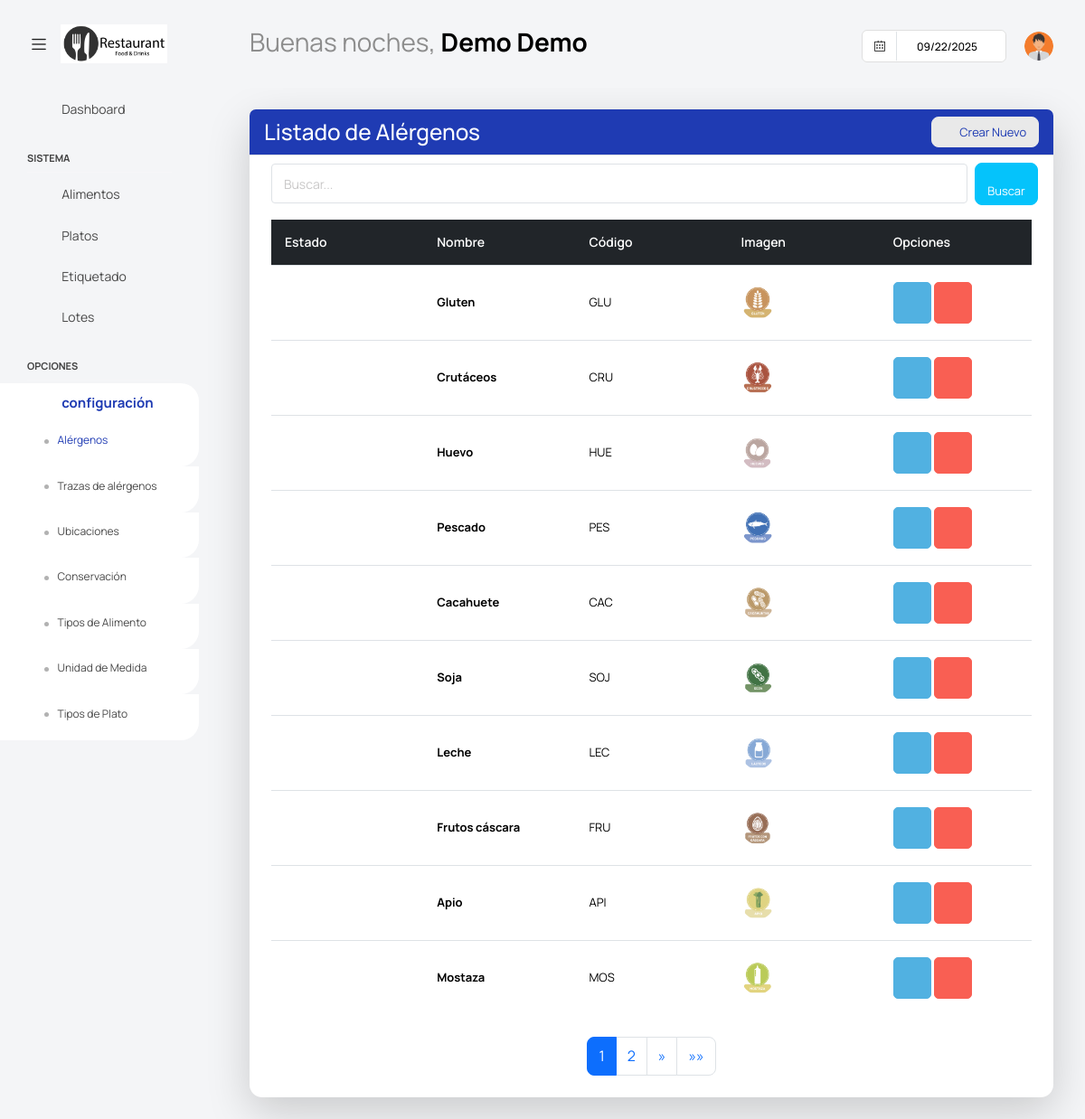
Screenshot of /dashuser/alergenos_lista/ (signed in) with the database file from the repository.
### app/super/models.py (models this page shows, shortened)
class UserProfile(models.Model):
    centro = models.ForeignKey('Centros' ,on_delete=models.CASCADE, null=True, blank =True)
    user = models.OneToOneField(User, on_delete=models.CASCADE)
    username = models.CharField(max_length=100)
    password = models.CharField(max_length=100)
    nombre = models.CharField(max_length=100)
    apellidos = models.CharField(max_length=100)
    cargo = models.CharField(max_length=100, blank=True, null=True)
    imagen = models.ImageField(default='users/default.png', upload_to='users/', null=True, blank =True)
    estado =models.BooleanField(default=True)

### app/dashuser/models.py (models this page shows, shortened)
class Alergenos(ModeloBaseCentro):
    nombre = models.CharField('Nombre', max_length=100)
    codigo = models.CharField(max_length=10, blank=True, null=True)
    imagen = models.ImageField(default='alergenos/default.jpg', upload_to='alergenos/', blank=True, null=True)
    estado = models. BooleanField(default=True)
    class Meta:
        verbose_name = 'Alergeno'
        verbose_name_plural = "Alergenos"
        unique_together = ('nombre', 'centro')  # Evitamos duplicados de alérgenos en el mismo centro

### app/dashuser/views.py (the view)
# urls.py: path('alergenos_lista/', AlergenosList.as_view(), name='AlergenosList'),
class AlergenosList(PaginationMixin, LoginRequiredMixin, ListView):
    model = Alergenos
    template_name = 'dashuser/listar_alergenos.html'
    context_object_name = 'alergenos'
    paginate_by = 10  # Número de registros por página
    def get_queryset(self):
        try:
            user_profile = UserProfile.objects.filter(user=self.request.user).first()
            if user_profile and user_profile.centro:
                centro = user_profile.centro
                queryset = Alergenos.objects.filter(centro=centro).order_by('id')
                search_query = self.request.GET.get('buscar')
                if search_query:
                    queryset = queryset.filter(
                        Q(nombre__icontains=search_query) |
                        Q(codigo__icontains=search_query)
                    )
                return queryset
            else:
                return Alergenos.objects.none()
        except ObjectDoesNotExist:
            return Alergenos.objects.none()
    def get_context_data(self, **kwargs):
        context = super().get_context_data(**kwargs)
        context.update(datos_centro(self.request))
        if not context['alergenos'].exists():
            context['mensaje'] = "No tiene alérgenos asociados."
        return context

### app/core/mixins.py (called while the page is built)
    def get_context_data(self, **kwargs):
        context = super().get_context_data(**kwargs)
        page_obj = context.get('page_obj')
        if page_obj:
            current_page = page_obj.number
            total_pages = page_obj.paginator.num_pages
            window = self.pagination_window_size
            if total_pages <= (window * 2) + 1:
                context['custom_page_range'] = range(1, total_pages + 1)
            elif current_page <= window:
                context['custom_page_range'] = range(1, (window * 2) + 2)
            elif current_page >= total_pages - window:
                context['custom_page_range'] = range(total_pages - (window * 2), total_pages + 1)
            else:
                context['custom_page_range'] = range(current_page - window, current_page + window + 1)
        return context

### templates/dashuser/listar_alergenos.html (shortened to what this page needs)
{% extends "base.html" %}
{% block content %}
<div class="content-wrapper">
    <div class="card shadow-lg">
        <div class="card-header bg-primary text-white d-flex justify-content-between align-items-center">
            <h3 class="m-0">Listado de Alérgenos</h3>
            <a class="btn btn-light btn-sm rounded text-primary" onclick="abrir_modal_edicion('{% url 'dashuser:AlergenosCreate' %}')">
                <i class="fa fa-plus-circle"></i>&nbsp; Crear Nuevo
            </a>
        </div>
        <div class="card-body">
            <form method="get" class="row g-2 align-items-center">
                <div class="col-md-11">
                    <input type="text" class="form-control form-control-sm" placeholder="Buscar..." name="buscar">
                </div>
                <div class="col-md-1 d-flex justify-content">
                    <button type="submit" class="btn btn-secondary btn-sm rounded" >
                        <i class="fa fa-search"></i>&nbsp; Buscar
                    </button>
                </div>
            </form>
            {% if alergenos %}
            <div class="table-wrapper">
                <table class="table table-hover tabla-responsive align-middle" style="table-layout: fixed;">
                    <thead class="table-dark">
                        <tr>
                            <th>Estado</th>
                            <th>Nombre</th>
                            <th>Código</th>
                            <th>Imagen</th>
                            <th>Opciones</th>
                        </tr>
                    </thead>
                    <tbody>
                        {% for alergeno in alergenos %}
                        <tr>
                            <td data-label="Estado">
                                {% if alergeno.estado %}
                                    <i class="fa fa-circle text-success fs-6"></i>
                                {% else %}
                                    <i class="fa fa-circle text-danger fs-6"></i>
                                {% endif %}
                            </td>
                            <td data-label="Nombre" class="fw-bold">{{ alergeno.nombre }}</td>
                            <td data-label="Código">{{ alergeno.codigo }}</td>
                            <td data-label="Imagen"><img src="{{ alergeno.imagen.url }}"></td>
                            <td data-label="Opciones">
                                <a class="btn btn-info" style="--bs-btn-padding-y: 14px; --bs-btn-padding-x: 14px;" onclick="abrir_modal_edicion('{% url 'dashuser:AlergenosUpdate' alergeno.id %}')" data-toggle="tooltip" title="Editar Alérgeno">
                                    <i class="fa fa-pencil"></i>
                                </a>
                                <a class="btn btn-danger" style="--bs-btn-padding-y: 14px; --bs-btn-padding-x: 14px;" onclick="abrir_modal_edicion('{% url 'dashuser:AlergenosDelete' alergeno.id %}')" data-toggle="tooltip" title="Eliminar Alérgeno">
                                    <i class="fa fa-trash"></i>
                                </a>
                            </td>
                        </tr>
                        {% endfor %}
                    </tbody>
                </table>
            </div>
            {% include "core/pagination.html" %}
            {% else %}
            <div class="alert alert-warning text-center mt-3">
                <i class="fa fa-exclamation-circle"></i> No se encontraron alérgenos.
            </div>
            {% endif %}
        </div>
</div>
{% endblock content %}

### templates/base.html (shortened to what this page needs)
{% load static %}
<html lang="es">
<head>
  <link href={% static "vendor/feather/feather.css" %} rel="stylesheet">
  <link href={% static "vendor/mdi/css/materialdesignicons.min.css" %} rel="stylesheet">
  <link href={% static "vendor/ti-icons/css/themify-icons.css" %} rel="stylesheet">
  <link href={% static "vendor/font-awesome/css/font-awesome.min.css" %} rel="stylesheet">
  <link href={% static "vendor/typicons/typicons.css" %} rel="stylesheet">
  <link href={% static "vendor/simple-line-icons/css/simple-line-icons.css" %} rel="stylesheet">
  <link href={% static "vendor/css/vendor.bundle.base.css" %} rel="stylesheet">
  <link href={% static "vendor/bootstrap-datepicker/bootstrap-datepicker.min.css" %} rel="stylesheet">
  <link href={% static "js/select.dataTables.min.css" %} rel="stylesheet" type="text/css" >
  <link rel="stylesheet" href={% static "css/style.css" %}>
</head>
  <body class="with-welcome-text">
    <div class="container-scroller">
      <nav class="navbar default-layout col-lg-12 col-12 p-0 fixed-top d-flex align-items-top flex-row">
        <div class="text-center navbar-brand-wrapper d-flex align-items-center justify-content-start">
          <div class="me-3">
            <button class="navbar-toggler navbar-toggler align-self-center" type="button" data-bs-toggle="minimize">
              <span class="icon-menu"></span>
            </button>
          </div>
          <div>
            <a class="navbar-brand brand-logo" href="index.html">
              <img src="{{ imagen_centro_url }}" style="width:150px !important; height:auto;" alt="{{ centro.nombre }}">
            </a>
          </div>
        </div>
        <div class="navbar-menu-wrapper d-flex align-items-top">
          <ul class="navbar-nav">
            <li class="nav-item fw-semibold d-none d-lg-block ms-0">
              <h1 class="welcome-text">{{ saludo }}, <span class="text-black fw-bold">{{ nombre }} {{ apellidos }}</span></h1>
          </ul>
          <ul class="navbar-nav ms-auto">
            <li class="nav-item d-none d-lg-block">
              <div id="datepicker-popup" class="input-group date datepicker navbar-date-picker">
                <span class="input-group-addon input-group-prepend border-right">
                  <span class="icon-calendar input-group-text calendar-icon"></span>
                </span>
                <input type="text" class="form-control">
              </div>
            </li>
            <li class="nav-item dropdown d-none d-lg-block user-dropdown">
              <a class="nav-link" id="UserDropdown" href="#" data-bs-toggle="dropdown" aria-expanded="false">
                <img class="img-xs rounded-circle" src="{{ imagen_user_url }}" alt="Profile image"> </a>
            </li>
          </ul>
        </div>
      </nav>
    <div class="container-fluid page-body-wrapper">
      <nav class="sidebar sidebar-offcanvas" id="sidebar">
        <ul class="nav">
          <li class="nav-item">
            <a class="nav-link" href="{% url 'dashuser:home' %}">
              <i class="mdi mdi-grid-large menu-icon"></i>
              <span class="menu-title">Dashboard</span>
            </a>
          </li>
          <li class="nav-item nav-category">Sistema</li>
            <li class="nav-item">
              <a class="nav-link" href="{% url 'dashuser:AlimentoList' %}">
                <i class="menu-icon mdi mdi-food-variant"></i>
                <span class="menu-title">Alimentos</span>
              </a>
            </li>
            <li class="nav-item">
              <a class="nav-link" href="{% url 'platos:PlatoList' %}">
                <i class="menu-icon mdi mdi-food-turkey"></i>
                <span class="menu-title">Platos</span>
              </a>
            </li>
            <li class="nav-item">
              <a class="nav-link" href="{% url 'platos:generar_etiqueta' %}">
                <i class="menu-icon mdi mdi-tag"></i>
                <span class="menu-title">Etiquetado</span>
              </a>
            </li>
            <li class="nav-item">
              <a class="nav-link" href="{% url 'platos:LotesResumenListView' %}">
                <i class="menu-icon mdi mdi-package-variant"></i>
                <span class="menu-title">Lotes</span>
              </a>
            </li>
          <li class="nav-item nav-category">Opciones</li>
            <li class="nav-item">
              <a class="nav-link" data-bs-toggle="collapse" href="#confi" aria-expanded="false" aria-controls="confi">
                <i class="menu-icon mdi mdi-filter"></i>
                <span class="menu-title">configuración</span>
                <i class="menu-arrow"></i>
              </a>
              <div class="collapse" id="confi">
                <ul class="nav flex-column sub-menu">
                  <li class="nav-item"> <a class="nav-link" href="{% url 'dashuser:AlergenosList' %}">Alérgenos</a></li>
                </ul>
                <ul class="nav flex-column sub-menu">
                  <li class="nav-item"> <a class="nav-link" href="{% url 'dashuser:TrazasList' %}">Trazas de alérgenos</a></li>
                </ul>
                <ul class="nav flex-column sub-menu">
                  <li class="nav-item"> <a class="nav-link" href="{% url 'dashuser:LocalizacionList' %}">Ubicaciones</a></li>
                </ul>
                <ul class="nav flex-column sub-menu">
                  <li class="nav-item"> <a class="nav-link" href="{% url 'dashuser:ConservacionList' %}">Conservación</a></li>
                </ul>
                <ul class="nav flex-column sub-menu">
                  <li class="nav-item"> <a class="nav-link" href="{% url 'dashuser:TipoAlimentoList' %}">Tipos de Alimento</a></li>
                </ul>
                <ul class="nav flex-column sub-menu">
                  <li class="nav-item"> <a class="nav-link" href="{% url 'dashuser:UnidadDeMedidaList' %}">Unidad de Medida</a></li>
                </ul>
                <ul class="nav flex-column sub-menu">
                  <li class="nav-item"> <a class="nav-link" href="{% url 'platos:TipoPlatoList' %}">Tipos de Plato</a></li>
                </ul>
              </div>
            </li>
        </ul>
      </nav>
      <div class="main-panel">
          {% block content %}
          {% endblock content %}
      </div>
  </div>
</body>
</html>

### rows the page displays
UserProfile: nombre "Demo", apellidos "Demo"
Alergenos: estado True (drawn), nombre "Gluten", codigo "GLU", imagen (picture)
Alergenos: estado True (drawn), nombre "Crutáceos", codigo "CRU", imagen (picture)
Alergenos: estado True (drawn), nombre "Huevo", codigo "HUE", imagen (picture)
Alergenos: estado True (drawn), nombre "Pescado", codigo "PES", imagen (picture)
Alergenos: estado True (drawn), nombre "Cacahuete", codigo "CAC", imagen (picture)
Alergenos: estado True (drawn), nombre "Soja", codigo "SOJ", imagen (picture)
Alergenos: estado True (drawn), nombre "Leche", codigo "LEC", imagen (picture)
Alergenos: estado True (drawn), nombre "Frutos cáscara", codigo "FRU", imagen (picture)
Alergenos: estado True (drawn), nombre "Apio", codigo "API", imagen (picture)
Alergenos: estado True (drawn), nombre "Mostaza", codigo "MOS", imagen (picture)

### other values shown
{{ saludo }} "Buenas noches"
{{ page }} "1" "2"
